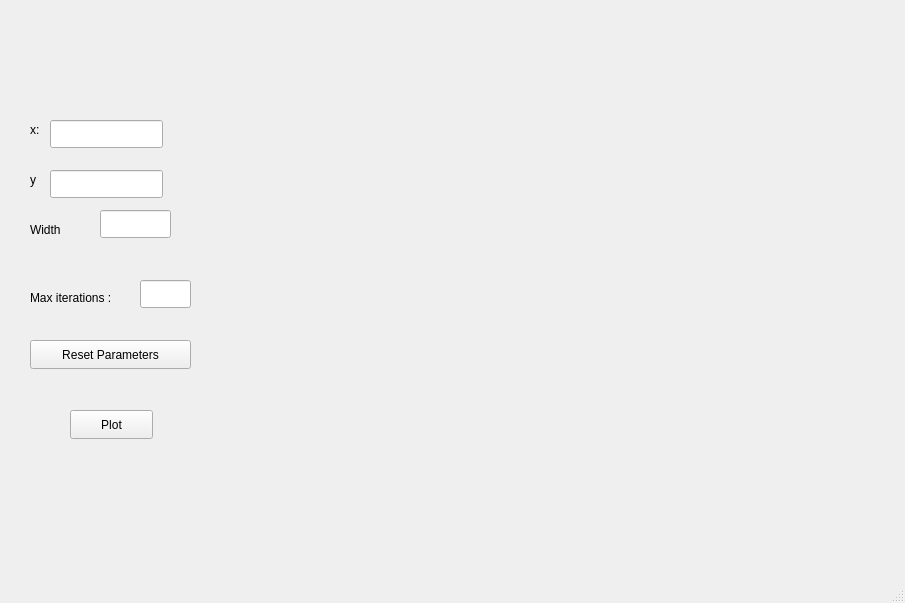
<?xml version="1.0" encoding="UTF-8"?>
<ui version="4.0">
 <class>MainWindow</class>
 <widget class="QMainWindow" name="MainWindow">
  <property name="geometry">
   <rect>
    <x>0</x>
    <y>0</y>
    <width>905</width>
    <height>603</height>
   </rect>
  </property>
  <property name="windowTitle">
   <string>MainWindow</string>
  </property>
  <widget class="QWidget" name="centralwidget">
   <widget class="QPushButton" name="plot_button">
    <property name="geometry">
     <rect>
      <x>70</x>
      <y>410</y>
      <width>83</width>
      <height>29</height>
     </rect>
    </property>
    <property name="text">
     <string>Plot</string>
    </property>
   </widget>
   <widget class="Canvas" name="widget" native="true">
    <property name="geometry">
     <rect>
      <x>220</x>
      <y>60</y>
      <width>671</width>
      <height>451</height>
     </rect>
    </property>
   </widget>
   <widget class="QLineEdit" name="x_lineEdit">
    <property name="geometry">
     <rect>
      <x>50</x>
      <y>120</y>
      <width>113</width>
      <height>28</height>
     </rect>
    </property>
   </widget>
   <widget class="QLineEdit" name="y_lineEdit">
    <property name="geometry">
     <rect>
      <x>50</x>
      <y>170</y>
      <width>113</width>
      <height>28</height>
     </rect>
    </property>
   </widget>
   <widget class="QLabel" name="x_label">
    <property name="geometry">
     <rect>
      <x>30</x>
      <y>120</y>
      <width>16</width>
      <height>20</height>
     </rect>
    </property>
    <property name="text">
     <string>x:</string>
    </property>
   </widget>
   <widget class="QLabel" name="y_label">
    <property name="geometry">
     <rect>
      <x>30</x>
      <y>170</y>
      <width>16</width>
      <height>20</height>
     </rect>
    </property>
    <property name="text">
     <string>y</string>
    </property>
   </widget>
   <widget class="QLabel" name="label">
    <property name="geometry">
     <rect>
      <x>30</x>
      <y>220</y>
      <width>151</width>
      <height>20</height>
     </rect>
    </property>
    <property name="text">
     <string>Width</string>
    </property>
   </widget>
   <widget class="QLineEdit" name="max_iterations_lineEdit">
    <property name="geometry">
     <rect>
      <x>140</x>
      <y>280</y>
      <width>51</width>
      <height>28</height>
     </rect>
    </property>
   </widget>
   <widget class="QLabel" name="label_2">
    <property name="geometry">
     <rect>
      <x>30</x>
      <y>290</y>
      <width>101</width>
      <height>16</height>
     </rect>
    </property>
    <property name="text">
     <string>Max iterations :</string>
    </property>
   </widget>
   <widget class="QLineEdit" name="width_lineEdit">
    <property name="geometry">
     <rect>
      <x>100</x>
      <y>210</y>
      <width>71</width>
      <height>28</height>
     </rect>
    </property>
   </widget>
   <widget class="QPushButton" name="reset_button">
    <property name="geometry">
     <rect>
      <x>30</x>
      <y>340</y>
      <width>161</width>
      <height>29</height>
     </rect>
    </property>
    <property name="text">
     <string>Reset Parameters</string>
    </property>
   </widget>
  </widget>
  <widget class="QMenuBar" name="menubar">
   <property name="geometry">
    <rect>
     <x>0</x>
     <y>0</y>
     <width>905</width>
     <height>25</height>
    </rect>
   </property>
  </widget>
  <widget class="QStatusBar" name="statusbar"/>
 </widget>
 <customwidgets>
  <customwidget>
   <class>Canvas</class>
   <extends>QWidget</extends>
   <header>canvas.h</header>
   <container>1</container>
  </customwidget>
 </customwidgets>
 <resources/>
 <connections/>
</ui>
